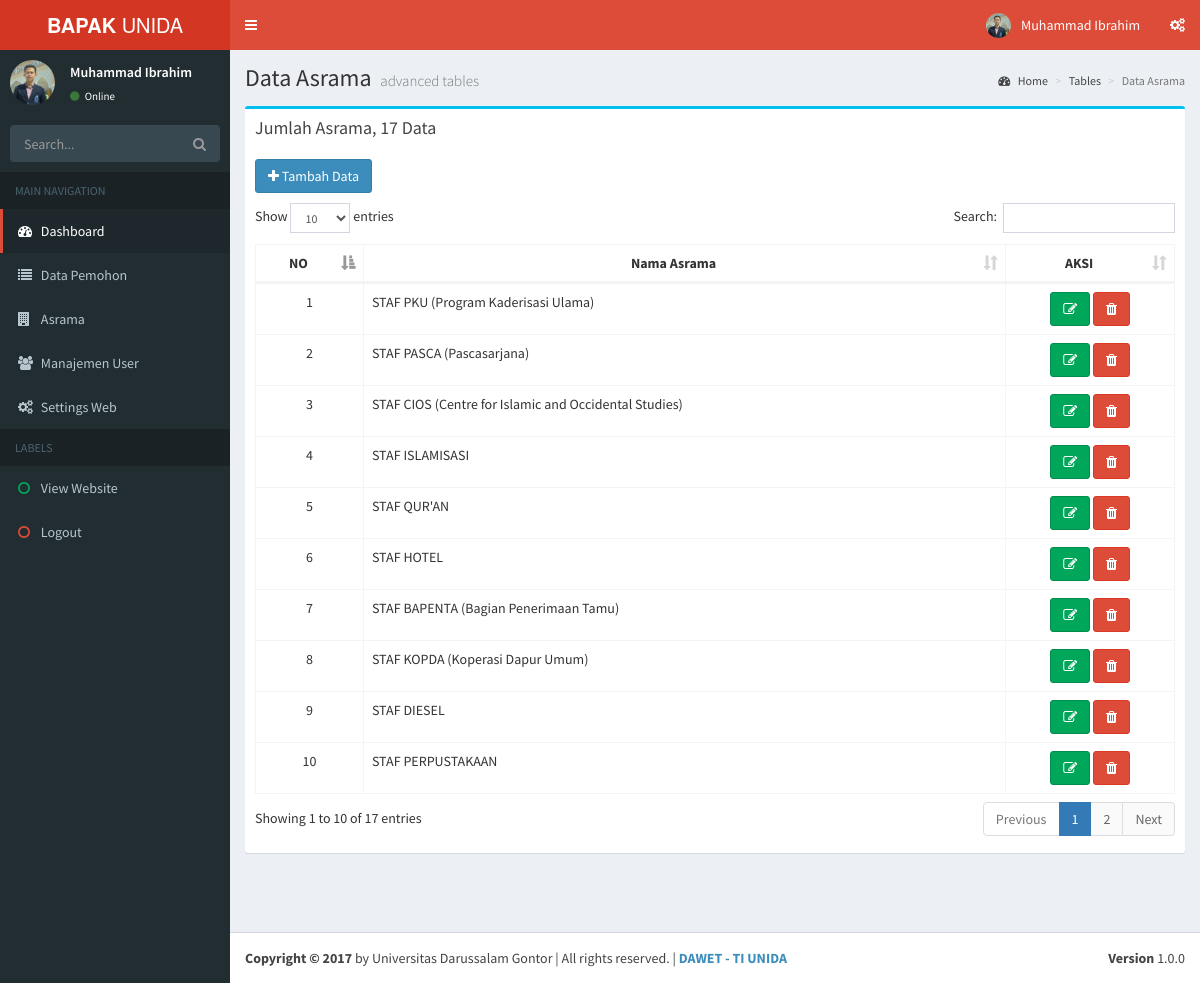
Screenshot of /idaroh/media.php?module=asrama (signed in) with the database file from the repository.
### tables this page shows
CREATE TABLE `users` (
  `id_user` int(3) unsigned zerofill NOT NULL AUTO_INCREMENT,
  `nama_lengkap` varchar(30) DEFAULT NULL,
  `bagian` varchar(50) DEFAULT NULL,
  `username` varchar(30) DEFAULT NULL,
  `password` varchar(100) DEFAULT NULL,
  `email` varchar(100) DEFAULT NULL,
  `foto` varchar(100) DEFAULT NULL,
  `level` enum('admin','user') DEFAULT 'admin',
  `id_session` varchar(100) DEFAULT NULL,
  PRIMARY KEY (`id_user`)
);

CREATE TABLE `asrama` (
  `id_asrama` int(3) NOT NULL AUTO_INCREMENT,
  `asrama` varchar(100) DEFAULT NULL,
  PRIMARY KEY (`id_asrama`)
);

### idaroh/modules/mod_asrama/asrama.php (the view, shortened to what this page needs)
<?php
if (empty($_SESSION['namauser']) AND empty($_SESSION['passuser'])){
  echo "<link href=\"css/style_login.css\" rel=\"stylesheet\" type=\"text/css\" />
        <div id=\"login\"><h1 class=\"fail\">Untuk mengakses modul, Anda harus login dulu.</h1>
        <p class=\"fail\"><a href=\"index.php\">LOGIN</a></p></div>";
}
else{
  $aksi = "modules/mod_asrama/aksi.php";
  $act = isset($_GET['act']) ? $_GET['act'] : '';
?>
    <section class="content-header">
      <h1>
        Data Asrama
        <small>advanced tables</small>
      </h1>
      <ol class="breadcrumb">
        <li><a href="?module=dashboard"><i class="fa fa-dashboard"></i> Home</a></li>
        <li><a href="#">Tables</a></li>
        <li class="active">Data Asrama</li>
      </ol>
    </section>
<?php
  switch($act){
    default:
    $query  = "SELECT * FROM asrama ORDER BY id_asrama";
    $tampil = mysqli_query($konek, $query);
?>
    <section class="content">
      <div class="box box-info">
        <div class="box-header">
          <h3 class="box-title">Jumlah Asrama, <?php echo mysqli_num_rows($tampil); ?> Data</h3>
        </div>
        <div class="box-body">
          <?php
            if (isset($_SESSION['namauser'])):
          ?>
            <a href="?module=asrama&act=tambahasrama" style="margin-bottom: 10px;" class="btn btn-md btn-primary"> <i class="fa fa-plus"></i> Tambah Data</a>
          <?php endif; ?>
          <div class="table-responsive">
            <table class="table table-bordered table-hover" id="example1">
              <thead>
                <tr>
                  <th><center> NO </center></th>
                  <th><center>Nama Asrama</center></th>
                  <th><center>AKSI</center></th>
                </tr>
              </thead>
              <tbody>
                <?php
                $no = 1;
                while ($r=mysqli_fetch_array($tampil)){
                ?>
                <tr>
                  <td><center><?php echo $no; ?></center></td>
                  <td><?php echo $r['asrama']?></td>
                  <td>
                    <center>
                      <a class="btn btn-success" href="?module=asrama&act=editasrama&id=<?php echo $r['id_asrama']; ?>"><i class="fa fa-edit"></i></a>
                      <a class="btn btn-danger" onclick="return confirm('Apakah anda yakin akan menghapus data ini?')" <?php echo "href=\"$aksi?module=asrama&act=delete&id=$r[id_asrama]\""; ?>><i class="fa fa-trash"></i></a>
                    </center>
                  </td>
                </tr>
                <?php
                  $no++;
                }
                ?>
              </tbody>
            </table>
          </div>
        </div>
      </div>
    </section>
    <?php
      break;
    ?>
    <?php
  }
}
?>

### idaroh/media.php (shortened to what this page needs)
<?php
if (empty($_SESSION['namauser']) AND empty($_SESSION['passuser'])){
  echo "<link href=\"css/style_login.css\" rel=\"stylesheet\" type=\"text/css\" />
        <div id=\"login\"><h1 class=\"fail\">Untuk mengakses modul, Anda harus login dulu.</h1>
        <p class=\"fail\"><a href=\"index.php\">LOGIN</a></p></div>";
}
else{
?>
<!DOCTYPE html>
<html>
<head>
  <link rel="stylesheet" href="../bootstrap/css/bootstrap.min.css">
  <link rel="stylesheet" href="https://cdnjs.cloudflare.com/ajax/libs/font-awesome/4.5.0/css/font-awesome.min.css">
  <link rel="stylesheet" href="https://cdnjs.cloudflare.com/ajax/libs/ionicons/2.0.1/css/ionicons.min.css">
  <link rel="stylesheet" href="../dist/css/AdminLTE.min.css">
  <link rel="stylesheet" href="../dist/css/skins/_all-skins.min.css">
  <link rel="stylesheet" href="../plugins/datatables/dataTables.bootstrap.css">
</head>
<body class="hold-transition skin-red sidebar-mini">
<div class="wrapper">
  <header class="main-header">
    <a href="?module=dashboard" class="logo">
      <span class="logo-lg"><b>BAPAK</b> UNIDA Gontor</span>
    </a>
    <nav class="navbar navbar-static-top">
      <a href="#" class="sidebar-toggle" data-toggle="offcanvas" role="button">
      </a>
      <div class="navbar-custom-menu">
        <ul class="nav navbar-nav">
          <li class="dropdown user user-menu">
            <a href="#" class="dropdown-toggle" data-toggle="dropdown">
              <?php
               include "../config/koneksi.php";
               $tampil = mysqli_query($konek, "SELECT * FROM users WHERE username='$_SESSION[namauser]'");
               $r      = mysqli_fetch_array($tampil);
               ?>
              <img src="../dist/img/<?php echo $r['foto'];?>" class="user-image" alt="User Image">
              <span class="hidden-xs"><?php echo $r['nama_lengkap']; ?></span>
            </a>
          </li>
          <li>
            <a href="#" data-toggle="control-sidebar"><i class="fa fa-gears"></i></a>
          </li>
        </ul>
      </div>
    </nav>
  </header>
  <aside class="main-sidebar">
    <section class="sidebar">
      <?php
        include "sidebar.php";
      ?>
    </section>
  </aside>
  <div class="content-wrapper">
    <?php
        include "content.php";
      ?>
  </div>
  <footer class="main-footer">
    <div class="pull-right hidden-xs">
      <b>Version</b> 1.0.0
    </div>
    <strong>Copyright &copy; 2017</strong> by Universitas Darussalam Gontor | All rights
    reserved. | <a href="http://dawet.org"><strong>DAWET - TI UNIDA</strong></a>
  </footer>
</div>
</body>
</html>
<?php
}
?>

### idaroh/sidebar.php (shortened to what this page needs)
<?php
if (empty($_SESSION['namauser']) AND empty($_SESSION['passuser'])){
  echo "<link href=\"css/style_login.css\" rel=\"stylesheet\" type=\"text/css\" />
        <div id=\"login\"><h1 class=\"fail\">Untuk mengakses modul, Anda harus login dulu.</h1>
        <p class=\"fail\"><a href=\"index.php\">LOGIN</a></p></div>";
}
else{
  include "../config/koneksi.php";
  $d     = mysqli_fetch_array(mysqli_query($konek, "SELECT * FROM identitas"));
  $tampil = mysqli_query($konek, "SELECT * FROM users WHERE username='$_SESSION[namauser]'");
  $r      = mysqli_fetch_array($tampil);
?>
<div class="user-panel">
  <div class="pull-left image">
    <img src="../dist/img/<?php echo $r['foto'];?>" class="img-circle" alt="User Image">
  </div>
  <div class="pull-left info">
    <p><?php echo $r['nama_lengkap']; ?></p>
      <a href="#"><i class="fa fa-circle text-success"></i> Online</a>
  </div>
</div>
      <form action="#" method="get" class="sidebar-form">
        <div class="input-group">
          <input type="text" name="q" class="form-control" placeholder="Search...">
              <span class="input-group-btn">
                <button type="submit" name="search" id="search-btn" class="btn btn-flat"><i class="fa fa-search"></i>
                </button>
              </span>
        </div>
      </form>
      <ul class="sidebar-menu">
        <li class="header">MAIN NAVIGATION</li>
        <li class="active treeview">
          <a href="?module=dashboard">
            <i class="fa fa-dashboard"></i> <span>Dashboard</span>
          </a>
        </li>
        <li class="treeview">
          <a href="?module=pemohon">
            <i class="fa fa-list"></i> <span>Data Pemohon</span>
          </a>
        </li>
        <li class="treeview">
          <a href="?module=asrama">
            <i class="fa fa-building"></i> <span>Asrama</span>
          </a>
        </li>
        <li class="treeview">
          <a href="?module=user">
            <i class="fa fa-users"></i> <span>Manajemen User</span>
          </a>
        </li>
        <li class="treeview">
          <a href="?module=identitas">
            <i class="fa fa-gears"></i> <span>Settings Web</span>
          </a>
        </li>
        <li class="header">LABELS</li>
        <li><a href="<?php echo"$d[alamat_website]";?>" target="blank"><i class="fa fa-circle-o text-green"></i> <span>View Website</span></a></li>
        <li><a href="logout.php"><i class="fa fa-circle-o text-red"></i> <span>Logout</span></a></li>
      </ul>
<?php
}
?>

### idaroh/content.php
<?php
if (empty($_SESSION['namauser']) AND empty($_SESSION['passuser'])){
  echo "<link href=\"css/style_login.css\" rel=\"stylesheet\" type=\"text/css\" />
        <div id=\"login\"><h1 class=\"fail\">Untuk mengakses modul, Anda harus login dulu.</h1>
        <p class=\"fail\"><a href=\"index.php\">LOGIN</a></p></div>";
}
else{
  include "../config/koneksi.php";
  if ($_GET['module']=='dashboard'){
    if ($_SESSION['leveluser']=='admin' OR $_SESSION['leveluser']=='user'){
      include "modules/mod_beranda/beranda.php";
    }
  }
  elseif ($_GET['module']=='pemohon'){
    if ($_SESSION['leveluser']=='admin'){
      include "modules/mod_pemohon/pemohon.php";
    }
  }
  elseif ($_GET['module']=='asrama'){
    if ($_SESSION['leveluser']=='admin'){
      include "modules/mod_asrama/asrama.php";
    }
  }
  elseif ($_GET['module']=='user'){
    if ($_SESSION['leveluser']=='admin' OR $_SESSION['leveluser']=='user'){
      include "modules/mod_user/user.php";
    }
  }
  elseif ($_GET['module']=='identitas'){
    if ($_SESSION['leveluser']=='admin' OR $_SESSION['leveluser']=='user'){
      include "modules/mod_identitas/identitas.php";
    }
  }
  else{
    echo "<p>Modul tidak ada.</p>";
  }
}
?>

### rows the page displays
users: foto (picture), nama_lengkap "Muhammad Ibrahim"
asrama: asrama "STAF PKU (Program Kaderisasi Ulama)"
asrama: asrama "STAF PASCA (Pascasarjana)"
asrama: asrama "STAF CIOS (Centre for Islamic and Occidental Studies)"
asrama: asrama "STAF ISLAMISASI"
asrama: asrama "STAF QUR'AN"
asrama: asrama "STAF HOTEL"
asrama: asrama "STAF BAPENTA (Bagian Penerimaan Tamu)"
asrama: asrama "STAF KOPDA (Koperasi Dapur Umum)"
asrama: asrama "STAF DIESEL"
asrama: asrama "STAF PERPUSTAKAAN"

### other values shown
mysqli_num_rows($tampil) "17"
